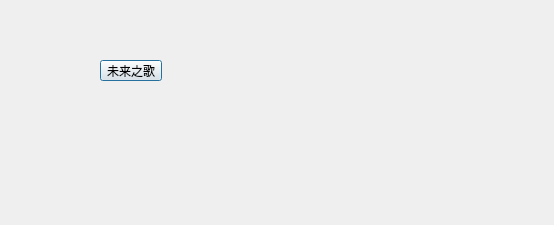
<?xml version="1.0" encoding="UTF-8"?>
<ui version="4.0">
 <class>Dialog</class>
 <widget class="QDialog" name="Dialog">
  <property name="geometry">
   <rect>
    <x>0</x>
    <y>0</y>
    <width>554</width>
    <height>225</height>
   </rect>
  </property>
  <property name="windowTitle">
   <string>Dialog</string>
  </property>
  <widget class="QPushButton" name="btn1">
   <property name="geometry">
    <rect>
     <x>100</x>
     <y>60</y>
     <width>62</width>
     <height>21</height>
    </rect>
   </property>
   <property name="styleSheet">
    <string notr="true"/>
   </property>
   <property name="text">
    <string>未来之歌</string>
   </property>
  </widget>
 </widget>
 <layoutdefault spacing="6" margin="11"/>
 <resources/>
 <connections/>
</ui>
